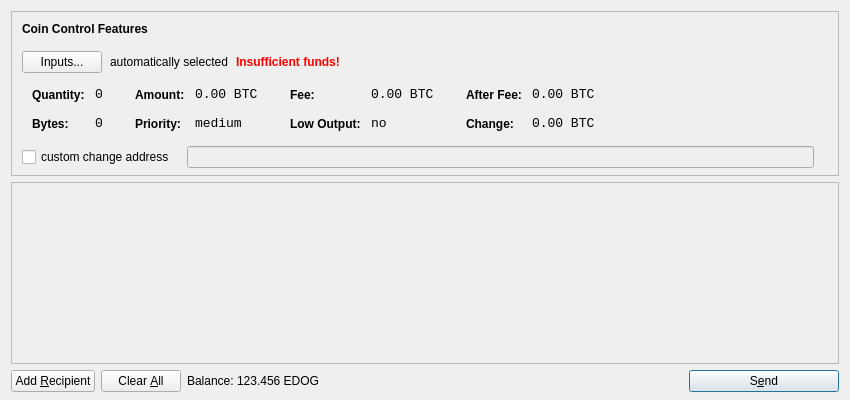
<?xml version="1.0" encoding="UTF-8"?>
<ui version="4.0">
 <class>SendCoinsDialog</class>
 <widget class="QDialog" name="SendCoinsDialog">
  <property name="geometry">
   <rect>
    <x>0</x>
    <y>0</y>
    <width>850</width>
    <height>400</height>
   </rect>
  </property>
  <property name="windowTitle">
   <string>Send Coins</string>
  </property>
  <layout class="QVBoxLayout" name="verticalLayout" stretch="0,1,0">
   <property name="bottomMargin">
    <number>8</number>
   </property>
   <item>
    <widget class="QFrame" name="frameCoinControl">
     <property name="sizePolicy">
      <sizepolicy hsizetype="Expanding" vsizetype="Expanding">
       <horstretch>0</horstretch>
       <verstretch>0</verstretch>
      </sizepolicy>
     </property>
     <property name="maximumSize">
      <size>
       <width>16777215</width>
       <height>16777215</height>
      </size>
     </property>
     <property name="frameShape">
      <enum>QFrame::StyledPanel</enum>
     </property>
     <property name="frameShadow">
      <enum>QFrame::Sunken</enum>
     </property>
     <layout class="QVBoxLayout" name="verticalLayoutCoinControl2">
      <property name="spacing">
       <number>-1</number>
      </property>
      <property name="leftMargin">
       <number>0</number>
      </property>
      <property name="topMargin">
       <number>0</number>
      </property>
      <property name="rightMargin">
       <number>0</number>
      </property>
      <property name="bottomMargin">
       <number>6</number>
      </property>
      <item>
       <layout class="QVBoxLayout" name="verticalLayoutCoinControl" stretch="0,0,0,0,1">
        <property name="spacing">
         <number>0</number>
        </property>
        <property name="leftMargin">
         <number>10</number>
        </property>
        <property name="topMargin">
         <number>10</number>
        </property>
        <item>
         <layout class="QHBoxLayout" name="horizontalLayoutCoinControl1">
          <property name="bottomMargin">
           <number>15</number>
          </property>
          <item>
           <widget class="QLabel" name="labelCoinControlFeatures">
            <property name="sizePolicy">
             <sizepolicy hsizetype="Preferred" vsizetype="Maximum">
              <horstretch>0</horstretch>
              <verstretch>0</verstretch>
             </sizepolicy>
            </property>
            <property name="font">
             <font>
              <weight>75</weight>
              <bold>true</bold>
             </font>
            </property>
            <property name="styleSheet">
             <string notr="true">font-weight:bold;</string>
            </property>
            <property name="text">
             <string>Coin Control Features</string>
            </property>
           </widget>
          </item>
         </layout>
        </item>
        <item>
         <layout class="QHBoxLayout" name="horizontalLayoutCoinControl2" stretch="0,0,0,0">
          <property name="spacing">
           <number>8</number>
          </property>
          <property name="bottomMargin">
           <number>10</number>
          </property>
          <item>
           <widget class="QPushButton" name="pushButtonCoinControl">
            <property name="styleSheet">
             <string notr="true"/>
            </property>
            <property name="text">
             <string>Inputs...</string>
            </property>
           </widget>
          </item>
          <item>
           <widget class="QLabel" name="labelCoinControlAutomaticallySelected">
            <property name="text">
             <string>automatically selected</string>
            </property>
            <property name="margin">
             <number>5</number>
            </property>
           </widget>
          </item>
          <item>
           <widget class="QLabel" name="labelCoinControlInsuffFunds">
            <property name="font">
             <font>
              <weight>75</weight>
              <bold>true</bold>
             </font>
            </property>
            <property name="styleSheet">
             <string notr="true">color:red;font-weight:bold;</string>
            </property>
            <property name="text">
             <string>Insufficient funds!</string>
            </property>
            <property name="margin">
             <number>5</number>
            </property>
           </widget>
          </item>
          <item>
           <spacer name="horizontalSpacerCoinControl">
            <property name="orientation">
             <enum>Qt::Horizontal</enum>
            </property>
            <property name="sizeHint" stdset="0">
             <size>
              <width>40</width>
              <height>1</height>
             </size>
            </property>
           </spacer>
          </item>
         </layout>
        </item>
        <item>
         <widget class="QWidget" name="widgetCoinControl" native="true">
          <property name="sizePolicy">
           <sizepolicy hsizetype="Preferred" vsizetype="Preferred">
            <horstretch>0</horstretch>
            <verstretch>0</verstretch>
           </sizepolicy>
          </property>
          <property name="minimumSize">
           <size>
            <width>0</width>
            <height>0</height>
           </size>
          </property>
          <property name="styleSheet">
           <string notr="true"/>
          </property>
          <layout class="QHBoxLayout" name="horizontalLayoutCoinControl5">
           <property name="margin">
            <number>0</number>
           </property>
           <item>
            <layout class="QHBoxLayout" name="horizontalLayoutCoinControl3" stretch="0,0,0,1">
             <property name="spacing">
              <number>20</number>
             </property>
             <property name="topMargin">
              <number>0</number>
             </property>
             <property name="bottomMargin">
              <number>10</number>
             </property>
             <item>
              <layout class="QFormLayout" name="formLayoutCoinControl1">
               <property name="horizontalSpacing">
                <number>10</number>
               </property>
               <property name="verticalSpacing">
                <number>14</number>
               </property>
               <property name="leftMargin">
                <number>10</number>
               </property>
               <property name="topMargin">
                <number>4</number>
               </property>
               <property name="rightMargin">
                <number>6</number>
               </property>
               <item row="0" column="0">
                <widget class="QLabel" name="labelCoinControlQuantityText">
                 <property name="styleSheet">
                  <string notr="true">font-weight:bold;</string>
                 </property>
                 <property name="text">
                  <string>Quantity:</string>
                 </property>
                 <property name="margin">
                  <number>0</number>
                 </property>
                </widget>
               </item>
               <item row="0" column="1">
                <widget class="QLabel" name="labelCoinControlQuantity">
                 <property name="font">
                  <font>
                   <family>Monospace</family>
                   <pointsize>10</pointsize>
                  </font>
                 </property>
                 <property name="cursor">
                  <cursorShape>IBeamCursor</cursorShape>
                 </property>
                 <property name="contextMenuPolicy">
                  <enum>Qt::ActionsContextMenu</enum>
                 </property>
                 <property name="text">
                  <string notr="true">0</string>
                 </property>
                 <property name="margin">
                  <number>0</number>
                 </property>
                 <property name="textInteractionFlags">
                  <set>Qt::LinksAccessibleByMouse|Qt::TextSelectableByKeyboard|Qt::TextSelectableByMouse</set>
                 </property>
                </widget>
               </item>
               <item row="1" column="0">
                <widget class="QLabel" name="labelCoinControlBytesText">
                 <property name="styleSheet">
                  <string notr="true">font-weight:bold;</string>
                 </property>
                 <property name="text">
                  <string>Bytes:</string>
                 </property>
                </widget>
               </item>
               <item row="1" column="1">
                <widget class="QLabel" name="labelCoinControlBytes">
                 <property name="font">
                  <font>
                   <family>Monospace</family>
                   <pointsize>10</pointsize>
                  </font>
                 </property>
                 <property name="cursor">
                  <cursorShape>IBeamCursor</cursorShape>
                 </property>
                 <property name="contextMenuPolicy">
                  <enum>Qt::ActionsContextMenu</enum>
                 </property>
                 <property name="text">
                  <string notr="true">0</string>
                 </property>
                 <property name="textInteractionFlags">
                  <set>Qt::LinksAccessibleByMouse|Qt::TextSelectableByKeyboard|Qt::TextSelectableByMouse</set>
                 </property>
                </widget>
               </item>
              </layout>
             </item>
             <item>
              <layout class="QFormLayout" name="formLayoutCoinControl2">
               <property name="horizontalSpacing">
                <number>10</number>
               </property>
               <property name="verticalSpacing">
                <number>14</number>
               </property>
               <property name="leftMargin">
                <number>6</number>
               </property>
               <property name="topMargin">
                <number>4</number>
               </property>
               <property name="rightMargin">
                <number>6</number>
               </property>
               <item row="0" column="0">
                <widget class="QLabel" name="labelCoinControlAmountText">
                 <property name="styleSheet">
                  <string notr="true">font-weight:bold;</string>
                 </property>
                 <property name="text">
                  <string>Amount:</string>
                 </property>
                 <property name="margin">
                  <number>0</number>
                 </property>
                </widget>
               </item>
               <item row="0" column="1">
                <widget class="QLabel" name="labelCoinControlAmount">
                 <property name="font">
                  <font>
                   <family>Monospace</family>
                   <pointsize>10</pointsize>
                  </font>
                 </property>
                 <property name="cursor">
                  <cursorShape>IBeamCursor</cursorShape>
                 </property>
                 <property name="contextMenuPolicy">
                  <enum>Qt::ActionsContextMenu</enum>
                 </property>
                 <property name="text">
                  <string notr="true">0.00 BTC</string>
                 </property>
                 <property name="textInteractionFlags">
                  <set>Qt::LinksAccessibleByMouse|Qt::TextSelectableByKeyboard|Qt::TextSelectableByMouse</set>
                 </property>
                </widget>
               </item>
               <item row="1" column="0">
                <widget class="QLabel" name="labelCoinControlPriorityText">
                 <property name="styleSheet">
                  <string notr="true">font-weight:bold;</string>
                 </property>
                 <property name="text">
                  <string>Priority:</string>
                 </property>
                </widget>
               </item>
               <item row="1" column="1">
                <widget class="QLabel" name="labelCoinControlPriority">
                 <property name="font">
                  <font>
                   <family>Monospace</family>
                   <pointsize>10</pointsize>
                  </font>
                 </property>
                 <property name="cursor">
                  <cursorShape>IBeamCursor</cursorShape>
                 </property>
                 <property name="contextMenuPolicy">
                  <enum>Qt::ActionsContextMenu</enum>
                 </property>
                 <property name="text">
                  <string>medium</string>
                 </property>
                 <property name="textInteractionFlags">
                  <set>Qt::LinksAccessibleByMouse|Qt::TextSelectableByKeyboard|Qt::TextSelectableByMouse</set>
                 </property>
                </widget>
               </item>
              </layout>
             </item>
             <item>
              <layout class="QFormLayout" name="formLayoutCoinControl3">
               <property name="horizontalSpacing">
                <number>10</number>
               </property>
               <property name="verticalSpacing">
                <number>14</number>
               </property>
               <property name="leftMargin">
                <number>6</number>
               </property>
               <property name="topMargin">
                <number>4</number>
               </property>
               <property name="rightMargin">
                <number>6</number>
               </property>
               <item row="0" column="0">
                <widget class="QLabel" name="labelCoinControlFeeText">
                 <property name="styleSheet">
                  <string notr="true">font-weight:bold;</string>
                 </property>
                 <property name="text">
                  <string>Fee:</string>
                 </property>
                 <property name="margin">
                  <number>0</number>
                 </property>
                </widget>
               </item>
               <item row="0" column="1">
                <widget class="QLabel" name="labelCoinControlFee">
                 <property name="font">
                  <font>
                   <family>Monospace</family>
                   <pointsize>10</pointsize>
                  </font>
                 </property>
                 <property name="cursor">
                  <cursorShape>IBeamCursor</cursorShape>
                 </property>
                 <property name="contextMenuPolicy">
                  <enum>Qt::ActionsContextMenu</enum>
                 </property>
                 <property name="text">
                  <string notr="true">0.00 BTC</string>
                 </property>
                 <property name="textInteractionFlags">
                  <set>Qt::LinksAccessibleByMouse|Qt::TextSelectableByKeyboard|Qt::TextSelectableByMouse</set>
                 </property>
                </widget>
               </item>
               <item row="1" column="0">
                <widget class="QLabel" name="labelCoinControlLowOutputText">
                 <property name="styleSheet">
                  <string notr="true">font-weight:bold;</string>
                 </property>
                 <property name="text">
                  <string>Low Output:</string>
                 </property>
                </widget>
               </item>
               <item row="1" column="1">
                <widget class="QLabel" name="labelCoinControlLowOutput">
                 <property name="font">
                  <font>
                   <family>Monospace</family>
                   <pointsize>10</pointsize>
                  </font>
                 </property>
                 <property name="cursor">
                  <cursorShape>IBeamCursor</cursorShape>
                 </property>
                 <property name="contextMenuPolicy">
                  <enum>Qt::ActionsContextMenu</enum>
                 </property>
                 <property name="text">
                  <string>no</string>
                 </property>
                 <property name="textInteractionFlags">
                  <set>Qt::LinksAccessibleByMouse|Qt::TextSelectableByKeyboard|Qt::TextSelectableByMouse</set>
                 </property>
                </widget>
               </item>
              </layout>
             </item>
             <item>
              <layout class="QFormLayout" name="formLayoutCoinControl4">
               <property name="horizontalSpacing">
                <number>10</number>
               </property>
               <property name="verticalSpacing">
                <number>14</number>
               </property>
               <property name="leftMargin">
                <number>6</number>
               </property>
               <property name="topMargin">
                <number>4</number>
               </property>
               <property name="rightMargin">
                <number>6</number>
               </property>
               <item row="0" column="0">
                <widget class="QLabel" name="labelCoinControlAfterFeeText">
                 <property name="styleSheet">
                  <string notr="true">font-weight:bold;</string>
                 </property>
                 <property name="text">
                  <string>After Fee:</string>
                 </property>
                 <property name="margin">
                  <number>0</number>
                 </property>
                </widget>
               </item>
               <item row="0" column="1">
                <widget class="QLabel" name="labelCoinControlAfterFee">
                 <property name="font">
                  <font>
                   <family>Monospace</family>
                   <pointsize>10</pointsize>
                  </font>
                 </property>
                 <property name="cursor">
                  <cursorShape>IBeamCursor</cursorShape>
                 </property>
                 <property name="contextMenuPolicy">
                  <enum>Qt::ActionsContextMenu</enum>
                 </property>
                 <property name="text">
                  <string notr="true">0.00 BTC</string>
                 </property>
                 <property name="textInteractionFlags">
                  <set>Qt::LinksAccessibleByMouse|Qt::TextSelectableByKeyboard|Qt::TextSelectableByMouse</set>
                 </property>
                </widget>
               </item>
               <item row="1" column="0">
                <widget class="QLabel" name="labelCoinControlChangeText">
                 <property name="styleSheet">
                  <string notr="true">font-weight:bold;</string>
                 </property>
                 <property name="text">
                  <string>Change:</string>
                 </property>
                </widget>
               </item>
               <item row="1" column="1">
                <widget class="QLabel" name="labelCoinControlChange">
                 <property name="font">
                  <font>
                   <family>Monospace</family>
                   <pointsize>10</pointsize>
                  </font>
                 </property>
                 <property name="cursor">
                  <cursorShape>IBeamCursor</cursorShape>
                 </property>
                 <property name="contextMenuPolicy">
                  <enum>Qt::ActionsContextMenu</enum>
                 </property>
                 <property name="text">
                  <string notr="true">0.00 BTC</string>
                 </property>
                 <property name="textInteractionFlags">
                  <set>Qt::LinksAccessibleByMouse|Qt::TextSelectableByKeyboard|Qt::TextSelectableByMouse</set>
                 </property>
                </widget>
               </item>
              </layout>
             </item>
            </layout>
           </item>
          </layout>
         </widget>
        </item>
        <item>
         <layout class="QHBoxLayout" name="horizontalLayoutCoinControl4" stretch="0,0,0">
          <property name="spacing">
           <number>12</number>
          </property>
          <property name="sizeConstraint">
           <enum>QLayout::SetDefaultConstraint</enum>
          </property>
          <property name="topMargin">
           <number>5</number>
          </property>
          <property name="rightMargin">
           <number>5</number>
          </property>
          <item>
           <widget class="QCheckBox" name="checkBoxCoinControlChange">
            <property name="text">
             <string>custom change address</string>
            </property>
           </widget>
          </item>
          <item>
           <widget class="QLineEdit" name="lineEditCoinControlChange">
            <property name="enabled">
             <bool>false</bool>
            </property>
            <property name="sizePolicy">
             <sizepolicy hsizetype="Expanding" vsizetype="Fixed">
              <horstretch>0</horstretch>
              <verstretch>0</verstretch>
             </sizepolicy>
            </property>
           </widget>
          </item>
          <item>
           <widget class="QLabel" name="labelCoinControlChangeLabel">
            <property name="sizePolicy">
             <sizepolicy hsizetype="Preferred" vsizetype="Expanding">
              <horstretch>0</horstretch>
              <verstretch>0</verstretch>
             </sizepolicy>
            </property>
            <property name="minimumSize">
             <size>
              <width>0</width>
              <height>0</height>
             </size>
            </property>
            <property name="text">
             <string/>
            </property>
            <property name="margin">
             <number>3</number>
            </property>
           </widget>
          </item>
         </layout>
        </item>
        <item>
         <spacer name="verticalSpacerCoinControl">
          <property name="orientation">
           <enum>Qt::Vertical</enum>
          </property>
          <property name="sizeHint" stdset="0">
           <size>
            <width>800</width>
            <height>1</height>
           </size>
          </property>
         </spacer>
        </item>
       </layout>
      </item>
     </layout>
    </widget>
   </item>
   <item>
    <widget class="QScrollArea" name="scrollArea">
     <property name="widgetResizable">
      <bool>true</bool>
     </property>
     <widget class="QWidget" name="scrollAreaWidgetContents">
      <property name="geometry">
       <rect>
        <x>0</x>
        <y>0</y>
        <width>830</width>
        <height>165</height>
       </rect>
      </property>
      <layout class="QVBoxLayout" name="verticalLayout_2">
       <property name="margin">
        <number>0</number>
       </property>
       <item>
        <layout class="QVBoxLayout" name="entries">
         <property name="spacing">
          <number>6</number>
         </property>
        </layout>
       </item>
       <item>
        <spacer name="verticalSpacer">
         <property name="orientation">
          <enum>Qt::Vertical</enum>
         </property>
         <property name="sizeHint" stdset="0">
          <size>
           <width>20</width>
           <height>40</height>
          </size>
         </property>
        </spacer>
       </item>
      </layout>
     </widget>
    </widget>
   </item>
   <item>
    <layout class="QHBoxLayout" name="horizontalLayout">
     <item>
      <widget class="QPushButton" name="addButton">
       <property name="toolTip">
        <string>Send to multiple recipients at once</string>
       </property>
       <property name="text">
        <string>Add &amp;Recipient</string>
       </property>
       <property name="icon">
        <iconset resource="../bitcoin.qrc">
         <normaloff>:/icons/add</normaloff>:/icons/add</iconset>
       </property>
       <property name="autoDefault">
        <bool>false</bool>
       </property>
      </widget>
     </item>
     <item>
      <widget class="QPushButton" name="clearButton">
       <property name="sizePolicy">
        <sizepolicy hsizetype="Minimum" vsizetype="Fixed">
         <horstretch>0</horstretch>
         <verstretch>0</verstretch>
        </sizepolicy>
       </property>
       <property name="toolTip">
        <string>Remove all transaction fields</string>
       </property>
       <property name="text">
        <string>Clear &amp;All</string>
       </property>
       <property name="icon">
        <iconset resource="../bitcoin.qrc">
         <normaloff>:/icons/remove</normaloff>:/icons/remove</iconset>
       </property>
       <property name="autoRepeatDelay">
        <number>300</number>
       </property>
       <property name="autoDefault">
        <bool>false</bool>
       </property>
      </widget>
     </item>
     <item>
      <layout class="QHBoxLayout" name="horizontalLayout_2">
       <property name="spacing">
        <number>3</number>
       </property>
       <item>
        <widget class="QLabel" name="label">
         <property name="text">
          <string>Balance:</string>
         </property>
        </widget>
       </item>
       <item>
        <widget class="QLabel" name="labelBalance">
         <property name="cursor">
          <cursorShape>IBeamCursor</cursorShape>
         </property>
         <property name="text">
          <string>123.456 EDOG</string>
         </property>
         <property name="textInteractionFlags">
          <set>Qt::LinksAccessibleByMouse|Qt::TextSelectableByKeyboard|Qt::TextSelectableByMouse</set>
         </property>
        </widget>
       </item>
      </layout>
     </item>
     <item>
      <spacer name="horizontalSpacer">
       <property name="orientation">
        <enum>Qt::Horizontal</enum>
       </property>
       <property name="sizeHint" stdset="0">
        <size>
         <width>40</width>
         <height>20</height>
        </size>
       </property>
      </spacer>
     </item>
     <item>
      <widget class="QPushButton" name="sendButton">
       <property name="minimumSize">
        <size>
         <width>150</width>
         <height>0</height>
        </size>
       </property>
       <property name="toolTip">
        <string>Confirm the send action</string>
       </property>
       <property name="text">
        <string>S&amp;end</string>
       </property>
       <property name="icon">
        <iconset resource="../bitcoin.qrc">
         <normaloff>:/icons/send</normaloff>:/icons/send</iconset>
       </property>
       <property name="default">
        <bool>true</bool>
       </property>
      </widget>
     </item>
    </layout>
   </item>
  </layout>
 </widget>
 <resources>
  <include location="../bitcoin.qrc"/>
 </resources>
 <connections/>
</ui>
